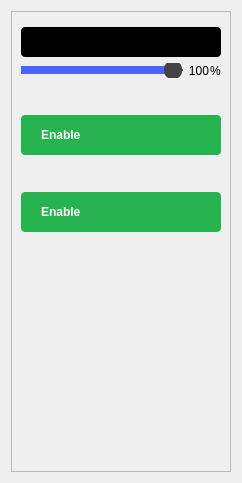
<?xml version="1.0" encoding="UTF-8"?>
<ui version="4.0">
 <class>PowerSupplyMenu</class>
 <widget class="QWidget" name="PowerSupplyMenu">
  <property name="geometry">
   <rect>
    <x>0</x>
    <y>0</y>
    <width>238</width>
    <height>483</height>
   </rect>
  </property>
  <property name="windowTitle">
   <string>Form</string>
  </property>
  <layout class="QVBoxLayout" name="verticalLayout">
   <item>
    <widget class="QScrollArea" name="scrollArea">
     <property name="sizePolicy">
      <sizepolicy hsizetype="Fixed" vsizetype="Expanding">
       <horstretch>0</horstretch>
       <verstretch>0</verstretch>
      </sizepolicy>
     </property>
     <property name="horizontalScrollBarPolicy">
      <enum>Qt::ScrollBarAlwaysOff</enum>
     </property>
     <property name="widgetResizable">
      <bool>true</bool>
     </property>
     <widget class="QWidget" name="scrollAreaWidgetContents">
      <property name="geometry">
       <rect>
        <x>0</x>
        <y>0</y>
        <width>218</width>
        <height>463</height>
       </rect>
      </property>
      <layout class="QVBoxLayout" name="verticalLayout_2">
       <item>
        <widget class="scopy::gui::MenuHeader" name="widgetTrakingRationControlMenuHeader" native="true"/>
       </item>
       <item>
        <widget class="scopy::gui::CustomSwitch" name="btnSync">
         <property name="styleSheet">
          <string notr="true">QPushButton {
min-height: 30px;
max-height: 30px;
min-width: 200px;
max-width: 200px;
background-color: black;
border-radius: 4px;
}

QPushButton:disabled {
background-color: qlineargradient(spread:pad, x1:0.5, y1:0, x2:0.501, y2:0, stop:0 #727273, stop:1 #141416);
}

QWidget#handle {
min-height: 30px;
max-height: 30px;
min-width: 102px;
max-width: 102px;
background-color: #4a64ff;
border-radius: 2px;
}

QWidget#handle:disabled {
background-color: #aaaaaa;
}

QLabel {
margin-top: 6px;
background-color: transparent;
}

QLabel#on {
margin-top: 0px;
min-height:30px;
max-height:30px;
min-width:100px;
max-width:100px;
qproperty-alignment: AlignCenter AlignCenter;
margin-left: 0px;
color: white;
}

QLabel#on:disabled {
color: rgba(255,255,255,102);
}

QLabel#off {
margin-top: 0px;
min-height:30px;
max-height:30px;
min-width:100px;
max-width:100px;
margin-left: 100px;
color: white;
qproperty-alignment: AlignCenter AlignCenter;
}

QLabel#off:disabled {
color: rgba(255,255,255,51);
}
</string>
         </property>
         <property name="text">
          <string/>
         </property>
         <property name="leftText" stdset="0">
          <string>Independent</string>
         </property>
         <property name="rightText" stdset="0">
          <string>Tracking</string>
         </property>
         <property name="duration_ms" stdset="0">
          <number>0</number>
         </property>
        </widget>
       </item>
       <item>
        <layout class="QHBoxLayout" name="hLayout">
         <property name="spacing">
          <number>1</number>
         </property>
         <item>
          <widget class="QSlider" name="sliderTrackingRatio">
           <property name="enabled">
            <bool>false</bool>
           </property>
           <property name="styleSheet">
            <string notr="true">QSlider::groove {
    border: 1px solid #444444;
    height: 2px; /* the groove expands to the size of the slider by default. by giving it a height, it has a fixed size */
    background: #999999;
    margin: 2px 0;
    border-radius: 2px;
}

QSlider::handle {
    background: rgb(73, 99, 255);
    border: 0px solid;
    width: 18px;
    margin: -8px 0; /* handle is placed by default on the contents rect of the groove. Expand outside the groove */
    border-radius: 8px;
}

QSlider::handle:disabled {
    background: #444444;
}

QSlider::sub-page:horizontal {
    background: #4A64FF;
}</string>
           </property>
           <property name="minimum">
            <number>0</number>
           </property>
           <property name="maximum">
            <number>100</number>
           </property>
           <property name="value">
            <number>100</number>
           </property>
           <property name="orientation">
            <enum>Qt::Horizontal</enum>
           </property>
          </widget>
         </item>
         <item>
          <widget class="QLabel" name="lblTrackingRatio">
           <property name="sizePolicy">
            <sizepolicy hsizetype="Minimum" vsizetype="Preferred">
             <horstretch>0</horstretch>
             <verstretch>0</verstretch>
            </sizepolicy>
           </property>
           <property name="minimumSize">
            <size>
             <width>25</width>
             <height>0</height>
            </size>
           </property>
           <property name="text">
            <string>100</string>
           </property>
           <property name="alignment">
            <set>Qt::AlignRight|Qt::AlignTrailing|Qt::AlignVCenter</set>
           </property>
          </widget>
         </item>
         <item>
          <widget class="QLabel" name="lbl_13">
           <property name="sizePolicy">
            <sizepolicy hsizetype="Maximum" vsizetype="Preferred">
             <horstretch>0</horstretch>
             <verstretch>0</verstretch>
            </sizepolicy>
           </property>
           <property name="text">
            <string>%</string>
           </property>
          </widget>
         </item>
        </layout>
       </item>
       <item>
        <spacer name="vSpacer">
         <property name="orientation">
          <enum>Qt::Vertical</enum>
         </property>
         <property name="sizeType">
          <enum>QSizePolicy::Fixed</enum>
         </property>
         <property name="sizeHint" stdset="0">
          <size>
           <width>20</width>
           <height>15</height>
          </size>
         </property>
        </spacer>
       </item>
       <item>
        <widget class="scopy::gui::MenuHeader" name="widgetPositiveOutputMenuHeader" native="true"/>
       </item>
       <item>
        <layout class="QVBoxLayout" name="vLayoutValuePos">
         <property name="bottomMargin">
          <number>10</number>
         </property>
        </layout>
       </item>
       <item>
        <widget class="QPushButton" name="btnDac1">
         <property name="sizePolicy">
          <sizepolicy hsizetype="Preferred" vsizetype="Fixed">
           <horstretch>0</horstretch>
           <verstretch>0</verstretch>
          </sizepolicy>
         </property>
         <property name="layoutDirection">
          <enum>Qt::RightToLeft</enum>
         </property>
         <property name="styleSheet">
          <string notr="true">QPushButton {
  width: 80px;
  height: 40px;
  border-radius: 4px;
  background-color: #27b34f;
  color: white;
  font-weight: bold;

  text-align: left;
  padding-left: 20px;
  padding-right: 20px;
}

QPushButton[running=true] {
  background-color: #F45000;
}

QPushButton:disabled {
  background-color: grey;
}</string>
         </property>
         <property name="text">
          <string>Enable</string>
         </property>
         <property name="icon">
          <iconset resource="../resources/resources.qrc">
           <normaloff>:/icons/common/ico-play.svg</normaloff>:/icons/common/ico-play.svg</iconset>
         </property>
         <property name="iconSize">
          <size>
           <width>8</width>
           <height>10</height>
          </size>
         </property>
         <property name="checkable">
          <bool>true</bool>
         </property>
        </widget>
       </item>
       <item>
        <spacer name="vSpacer_4">
         <property name="orientation">
          <enum>Qt::Vertical</enum>
         </property>
         <property name="sizeType">
          <enum>QSizePolicy::Fixed</enum>
         </property>
         <property name="sizeHint" stdset="0">
          <size>
           <width>0</width>
           <height>15</height>
          </size>
         </property>
        </spacer>
       </item>
       <item>
        <widget class="scopy::gui::MenuHeader" name="widgetNegativeOutputMenuHeader" native="true"/>
       </item>
       <item>
        <layout class="QVBoxLayout" name="vLayoutValueNeg">
         <property name="bottomMargin">
          <number>10</number>
         </property>
        </layout>
       </item>
       <item>
        <widget class="QPushButton" name="btnDac2">
         <property name="sizePolicy">
          <sizepolicy hsizetype="Preferred" vsizetype="Fixed">
           <horstretch>0</horstretch>
           <verstretch>0</verstretch>
          </sizepolicy>
         </property>
         <property name="layoutDirection">
          <enum>Qt::RightToLeft</enum>
         </property>
         <property name="styleSheet">
          <string notr="true">QPushButton {
  width: 80px;
  height: 40px;
  border-radius: 4px;
  background-color: #27b34f;
  color: white;
  font-weight: bold;

  text-align: left;
  padding-left: 20px;
  padding-right: 20px;
}

QPushButton[running=true] {
  background-color: #F45000;
}

QPushButton:disabled {
  background-color: grey;
}</string>
         </property>
         <property name="text">
          <string>Enable</string>
         </property>
         <property name="icon">
          <iconset resource="../resources/resources.qrc">
           <normaloff>:/icons/common/ico-play.svg</normaloff>:/icons/common/ico-play.svg</iconset>
         </property>
         <property name="iconSize">
          <size>
           <width>8</width>
           <height>10</height>
          </size>
         </property>
         <property name="checkable">
          <bool>true</bool>
         </property>
        </widget>
       </item>
       <item>
        <spacer name="vSpacer_3">
         <property name="orientation">
          <enum>Qt::Vertical</enum>
         </property>
         <property name="sizeHint" stdset="0">
          <size>
           <width>20</width>
           <height>40</height>
          </size>
         </property>
        </spacer>
       </item>
      </layout>
     </widget>
    </widget>
   </item>
  </layout>
 </widget>
 <customwidgets>
  <customwidget>
   <class>scopy::gui::CustomSwitch</class>
   <extends>QPushButton</extends>
   <header location="global">scopy/gui/custom_switch.hpp</header>
  </customwidget>
  <customwidget>
   <class>scopy::gui::MenuHeader</class>
   <extends>QWidget</extends>
   <header location="global">scopy/gui/menu_header.hpp</header>
   <container>1</container>
  </customwidget>
 </customwidgets>
 <resources>
  <include location="../resources/resources.qrc"/>
 </resources>
 <connections/>
</ui>
